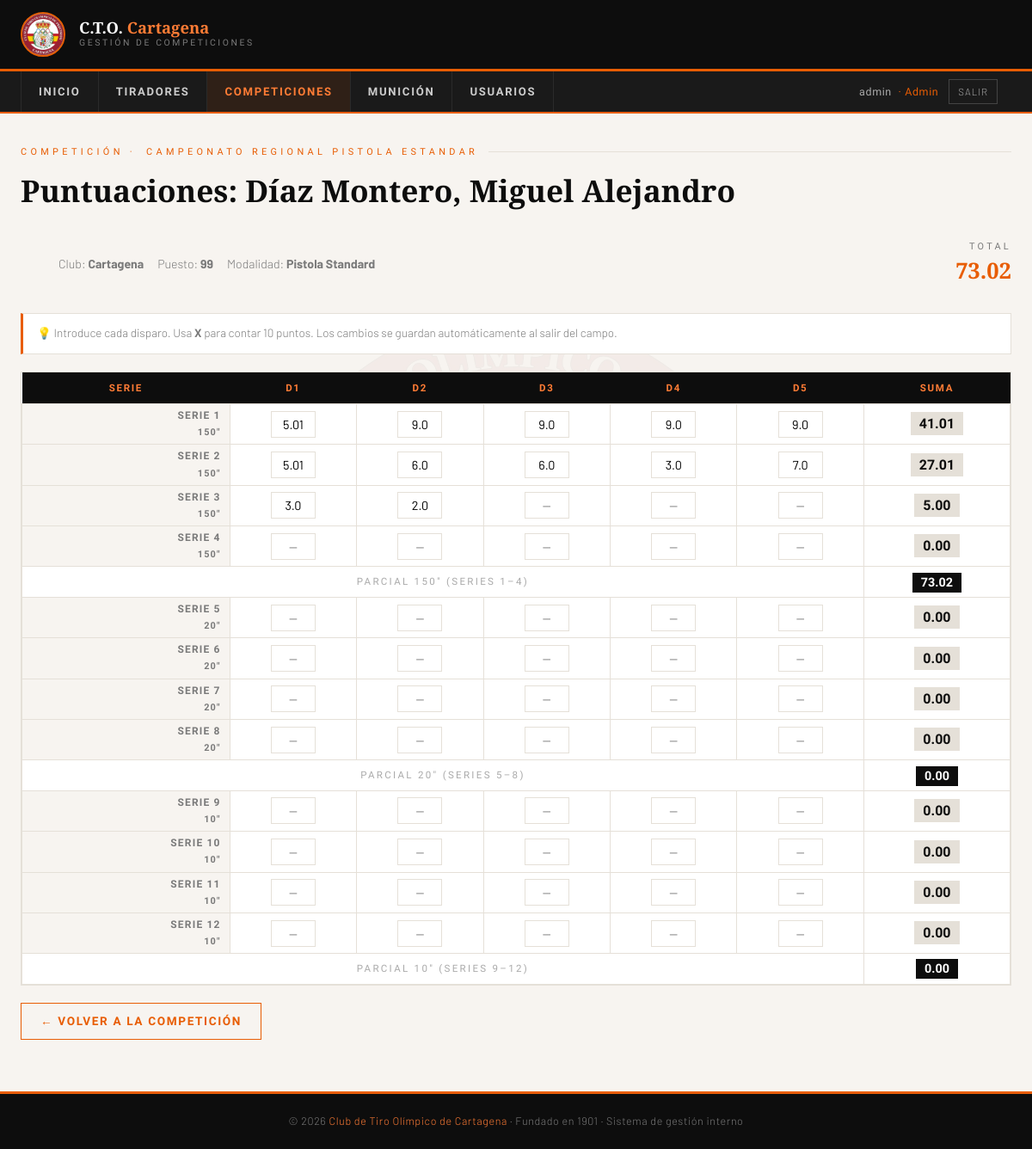
Page /puntuaciones/2 (signed in) on the committed database.
### tables this page shows
CREATE TABLE usuarios (
                id         INTEGER PRIMARY KEY AUTOINCREMENT,
                username   TEXT UNIQUE NOT NULL,
                password   TEXT NOT NULL,
                rol        TEXT NOT NULL DEFAULT 'tirador',
                tirador_id INTEGER,
                activo     INTEGER DEFAULT 1,
                FOREIGN KEY (tirador_id) REFERENCES tiradores(id)
            );

CREATE TABLE competiciones (
                id     INTEGER PRIMARY KEY AUTOINCREMENT,
                nombre TEXT NOT NULL,
                fecha  TEXT,
                modalidad TEXT DEFAULT 'Pistola Standard'
            );

CREATE TABLE tiradores (
                id        INTEGER PRIMARY KEY AUTOINCREMENT,
                nombre    TEXT NOT NULL,
                apellidos TEXT NOT NULL,
                dni       TEXT UNIQUE NOT NULL,
                licencia  TEXT,
                club      TEXT,
                categoria TEXT
            );

CREATE TABLE inscripciones (
                id              INTEGER PRIMARY KEY AUTOINCREMENT,
                competicion_id  INTEGER NOT NULL,
                tirador_id      INTEGER NOT NULL,
                puesto          INTEGER NOT NULL,
                pagado          INTEGER DEFAULT 0, ocultar_categoria INTEGER DEFAULT 0, categoria TEXT DEFAULT '',
                FOREIGN KEY (competicion_id) REFERENCES competiciones(id),
                FOREIGN KEY (tirador_id) REFERENCES tiradores(id),
                UNIQUE(competicion_id, puesto)
            );

CREATE TABLE puntuaciones (
        id             INTEGER PRIMARY KEY AUTOINCREMENT,
        inscripcion_id REAL NOT NULL,
        serie          REAL NOT NULL,
        d1 REAL DEFAULT 0, d2 REAL DEFAULT 0, d3 REAL DEFAULT 0,
        d4 REAL DEFAULT 0, d5 REAL DEFAULT 0, d6  REAL DEFAULT 0, d7  REAL DEFAULT 0, d8  REAL DEFAULT 0, d9  REAL DEFAULT 0, d10 REAL DEFAULT 0, d11 REAL DEFAULT 0, d12 REAL DEFAULT 0, d13 REAL DEFAULT 0,
        FOREIGN KEY (inscripcion_id) REFERENCES inscripciones(id),
        UNIQUE(inscripcion_id, serie)
    );

### app.py (the view, shortened to what this page needs)
@app.route("/puntuaciones/<int:iid>", methods=["GET","POST"])
@login_required
def puntuaciones(iid):
    db   = get_db()
    insc = db.execute("""
        SELECT i.*, t.nombre, t.apellidos, t.club,
               c.nombre as comp_nombre, c.id as cid, c.modalidad as modalidad
        FROM inscripciones i
        JOIN tiradores t ON t.id=i.tirador_id
        JOIN competiciones c ON c.id=i.competicion_id
        WHERE i.id=?
    """, (iid,)).fetchone()
    if not insc:
        return redirect(url_for("competiciones"))
    if current_user.rol == "tirador":
        if current_user.tirador_id != insc["tirador_id"]:
            return render_template("403.html"), 403
    can_edit = current_user.rol in ("admin", "encargado", "arbitro")
    config   = get_modalidad_config(insc["modalidad"])
    n_series = config["series"]
    n_disp   = config["disparos"]
    top      = config.get("top")
    grupos   = config.get("grupos", [])
    serie_tiempos = {}
    for g in grupos:
        for s in g["series"]:
            serie_tiempos[s] = g["label"]
    series = {}
    for row in db.execute("SELECT * FROM puntuaciones WHERE inscripcion_id=? ORDER BY serie", (iid,)):
        series[row["serie"]] = row
    total = calcular_total_inscripcion(iid, db, insc["modalidad"])
    return render_template("puntuaciones.html",
        insc=insc, series=series, total=total,
        config=config, n_series=n_series, n_disp=n_disp,
        top=top, grupos=grupos, serie_tiempos=serie_tiempos,
        can_edit=can_edit)

### app.py (called while the page is built)
@login_manager.user_loader
def load_user(user_id):
    db  = get_db()
    row = db.execute("SELECT * FROM usuarios WHERE id=? AND activo=1", (user_id,)).fetchone()
    if row:
        return User(row["id"], row["username"], row["rol"], row["tirador_id"])
    return None

def get_db():
    db = getattr(g, "_database", None)
    if db is None:
        db = g._database = sqlite3.connect(DB_PATH)
        db.row_factory = sqlite3.Row
    return db

def get_modalidad_config(modalidad):
    return MODALIDAD_CONFIG.get(modalidad or "", DEFAULT_CONFIG)

def calcular_suma_serie_vals(valores, top=None):
    nums = []
    for v in valores:
        if v is None: continue
        try:
            nums.append(10.0 if str(v).strip().lower() == 'x' else float(v))
        except: pass
    if top and len(nums) > top:
        nums = sorted(nums, reverse=True)[:top]
    return sum(nums)

def calcular_total_inscripcion(insc_id, db, modalidad=None):
    config = get_modalidad_config(modalidad)
    n_disp = config.get("disparos", 5)
    top    = config.get("top")
    cols   = ", ".join(f"d{i}" for i in range(1, n_disp + 1))
    filas  = db.execute(f"SELECT {cols} FROM puntuaciones WHERE inscripcion_id=?", (insc_id,)).fetchall()
    return sum(calcular_suma_serie_vals([r[f"d{i}"] for i in range(1, n_disp + 1)], top) for r in filas)

### templates/puntuaciones.html (shortened to what this page needs)
{% extends "base.html" %}
{% block contenido %}
<p class="pag-etiqueta">Competición · <a href="/competiciones/{{ insc.cid }}" style="color:var(--naranja);text-decoration:none;">{{ insc.comp_nombre }}</a></p>
<h1 class="pag-titulo">Puntuaciones: {{ insc.apellidos }}, {{ insc.nombre }}</h1>
<div style="display:flex;gap:16px;flex-wrap:wrap;margin-bottom:28px;align-items:center;">
  <span class="badge badge-{{ insc.categoria|lower|replace(' ', '-') }}" style="font-size:.82rem;padding:5px 14px;">{{ insc.categoria }}</span>
  <span style="font-size:.88rem;color:var(--gris);">Club: <strong>{{ insc.club }}</strong></span>
  <span style="font-size:.88rem;color:var(--gris);">Puesto: <strong>{{ insc.puesto }}</strong></span>
  <span style="font-size:.88rem;color:var(--gris);">Modalidad: <strong>{{ insc.modalidad }}</strong></span>
  <div style="margin-left:auto;text-align:right;">
    <div style="font-family:'Barlow Condensed',sans-serif;font-size:.68rem;letter-spacing:.3em;color:var(--gris);text-transform:uppercase;">Total</div>
    <div class="total-general" id="totalGeneral">{{ "%.2f"|format(total) }}</div>
  </div>
</div>
<div style="background:var(--blanco);border:1px solid var(--gris-claro);border-left:3px solid var(--naranja);
     padding:12px 16px;margin-bottom:20px;font-size:.84rem;color:var(--gris);">
  💡 Introduce cada disparo. Usa <strong>X</strong> para contar 10 puntos.
  Los cambios se guardan automáticamente al salir del campo.
</div>
<div class="tabla-wrapper">
<table class="punt-tabla" id="tabPuntuaciones">
  <thead>
    <tr>
      <th style="min-width:100px;">Serie</th>
      {% for j in range(1, n_disp + 1) %}
      <th>D{{ j }}</th>
      {% endfor %}
      <th>{{ 'Top ' ~ top if top else 'Suma' }}</th>
    </tr>
  </thead>
  <tbody>
  {% set ns = namespace(grupo_idx=0) %}
  {% for s in range(1, n_series + 1) %}
    {% set row = series.get(s) %}
    {% set tiempo = serie_tiempos.get(s, '') %}
    <tr class="{{ 'serie-150' if tiempo == '150\"' else ('serie-20' if tiempo == '20\"' else ('serie-10' if tiempo == '10\"' else '')) }}">
      <td class="lbl">
        Serie {{ s }}
        {% if tiempo %}<br><small style="font-size:.68rem;color:var(--gris);">{{ tiempo }}</small>{% endif %}
      </td>
      {% for j in range(1, n_disp + 1) %}
      <td>
        <input type="text"
               class="punt-input"
               id="s{{ s }}_d{{ j }}"
               data-serie="{{ s }}"
               data-campo="d{{ j }}"
               data-insc="{{ insc.id }}"
               value="{{ row['d' ~ j] if row and row['d' ~ j] is not none and row['d' ~ j] != 0 else '' }}"
               maxlength="5"
               autocomplete="off"
               placeholder="—"
               {{ 'readonly style="background:#f5f5f5;color:#999;cursor:not-allowed;"' if not can_edit }}>
      </td>
      {% endfor %}
      <td>
        <span class="suma-serie" id="suma_s{{ s }}">
          {% if row %}
            {% set vals = [] %}
            {% for j in range(1, n_disp + 1) %}
              {% set v = row['d' ~ j] %}
              {% if v is not none and v != 0 %}
                {% if v|string|lower == 'x' %}{% set _ = vals.append(10.0) %}{% else %}{% set _ = vals.append(v|float) %}{% endif %}
              {% endif %}
            {% endfor %}
            {% if top and vals|length > top %}
              {% set vals = vals|sort(reverse=True) %}
              {% set suma = vals[:top]|sum %}
            {% else %}
              {% set suma = vals|sum %}
            {% endif %}
            {{ "%.2f"|format(suma) }}
          {% else %}0.00{% endif %}
        </span>
      </td>
    </tr>
    {% for g in grupos %}
      {% if s == g.series[-1] %}
      <tr style="background:var(--negro);">
        <td colspan="{{ n_disp + 1 }}" style="padding:8px 14px;font-family:'Barlow Condensed',sans-serif;
            font-size:.72rem;letter-spacing:.2em;text-transform:uppercase;color:#aaa;">
          Parcial {{ g.label }} (Series {{ g.series[0] }}–{{ g.series[-1] }})
        </td>
        <td>
          <span class="parcial-box" id="parcial_{{ s }}">
            {% set p = namespace(val=0) %}
            {% for ss in g.series %}
              {% set r = series.get(ss) %}
              {% if r %}
                {% set vals2 = [] %}
                {% for j in range(1, n_disp + 1) %}
                  {% set v = r['d' ~ j] %}
                  {% if v is not none and v != 0 %}
                    {% if v|string|lower == 'x' %}{% set _ = vals2.append(10.0) %}{% else %}{% set _ = vals2.append(v|float) %}{% endif %}
                  {% endif %}
                {% endfor %}
                {% if top and vals2|length > top %}
                  {% set vals2 = vals2|sort(reverse=True) %}
                  {% set p.val = p.val + vals2[:top]|sum %}
                {% else %}
                  {% set p.val = p.val + vals2|sum %}
                {% endif %}
              {% endif %}
            {% endfor %}
            {{ "%.2f"|format(p.val) }}
          </span>
        </td>
      </tr>
      {% endif %}
    {% endfor %}
  {% endfor %}
  </tbody>
</table>
</div>
<div style="margin-top:20px;display:flex;gap:12px;align-items:center;flex-wrap:wrap;">
  <a href="/competiciones/{{ insc.cid }}" class="btn btn-outline">← Volver a la competición</a>
</div>
{% endblock %}

### templates/base.html (shortened to what this page needs)
<!DOCTYPE html>
<html lang="es">
<head>
</head>
<body>
<header>
  <div class="header-inner">
    <a href="/" class="header-brand">
      <img src="/static/escudo.png" alt="Escudo CTO Cartagena">
      <div class="brand-text">
        <div class="brand-title">C.T.O. <span>Cartagena</span></div>
        <div class="brand-sub">Gestión de Competiciones</div>
      </div>
    </a>
  </div>
</header>
<nav>
  <div class="nav-inner">
    <div class="nav-menu" id="navMenu">
      <ul>
        <li><a href="/" class="{% if request.endpoint=='index' %}activo{% endif %}">Inicio</a></li>
        {% if current_user.is_authenticated and current_user.rol in ('admin','encargado','directiva') %}
        <li><a href="/tiradores" class="{% if 'tirador' in (request.endpoint or '') %}activo{% endif %}">Tiradores</a></li>
        {% endif %}
        <li><a href="/competiciones" class="{% if 'competicion' in (request.endpoint or '') or 'puntuacion' in (request.endpoint or '') %}activo{% endif %}">Competiciones</a></li>
        {% if current_user.is_authenticated and current_user.rol in ('admin','encargado','directiva') %}
        <li><a href="/municion" class="{% if 'municion' in (request.endpoint or '') %}activo{% endif %}">Munición</a></li>
        {% endif %}
        {% if current_user.is_authenticated and current_user.rol == 'admin' %}
        <li><a href="/usuarios" class="{% if 'usuario' in (request.endpoint or '') %}activo{% endif %}">Usuarios</a></li>
        {% endif %}
      </ul>
    </div>
    {% if current_user.is_authenticated %}
    <div style="display:flex;align-items:center;gap:12px;padding:0 16px;font-size:.78rem;color:#aaa;">
      <span style="font-family:'Barlow Condensed',sans-serif;letter-spacing:.05em;">
        {{ current_user.username }}
        <span style="color:var(--naranja);margin-left:4px;">· {{ current_user.rol|capitalize }}</span>
      </span>
      <a href="/logout" style="color:#aaa;text-decoration:none;border:1px solid #444;padding:4px 10px;font-size:.72rem;letter-spacing:.08em;text-transform:uppercase;">Salir</a>
    </div>
    {% endif %}
  </div>
</nav>
<div class="contenido">
{% block contenido %}{% endblock %}
</div>
<footer>
  <p>© 2026 <span>Club de Tiro Olímpico de Cartagena</span> · Fundado en 1901 · Sistema de gestión interno</p>
</footer>
</body>
</html>

### rows in the picture
usuarios: username "admin", rol "Admin"
competiciones: comp_nombre "CAMPEONATO REGIONAL PISTOLA ESTANDAR", modalidad "Pistola Standard"
tiradores: apellidos "Díaz Montero", nombre "Miguel Alejandro", club "Cartagena"
inscripciones: puesto "99"
puntuaciones: d1 "5.01" "9.0" "9.0" "9.0" "9.0"
puntuaciones: d1 "5.01" "6.0" "6.0" "3.0" "7.0"
puntuaciones: d1 "3.0" "2.0"

### other values in the picture
{{ "%.2f"|format(total) }} "73.02"
{{ j }} "1" "2" "3" "4" "5"
{{ 'Top ' ~ top if top else 'Suma' }} "SUMA"
{{ s }} "1" "2" "3" "4" "5" "6" "7" "8" "9" "10" "11" "12"
{{ tiempo }} "150\"" "150\"" "150\"" "150\"" "20\"" "20\"" "20\"" "20\"" "10\"" "10\"" "10\"" "10\""
{{ "%.2f"|format(suma) }} "41.01" "27.01" "5.00"
{{ g.label }} "150\"" "20\"" "10\""
{{ g.series[0] }} "1" "5" "9"
{{ g.series[-1] }} "4" "8" "12"
{{ "%.2f"|format(p.val) }} "73.02" "0.00" "0.00"
